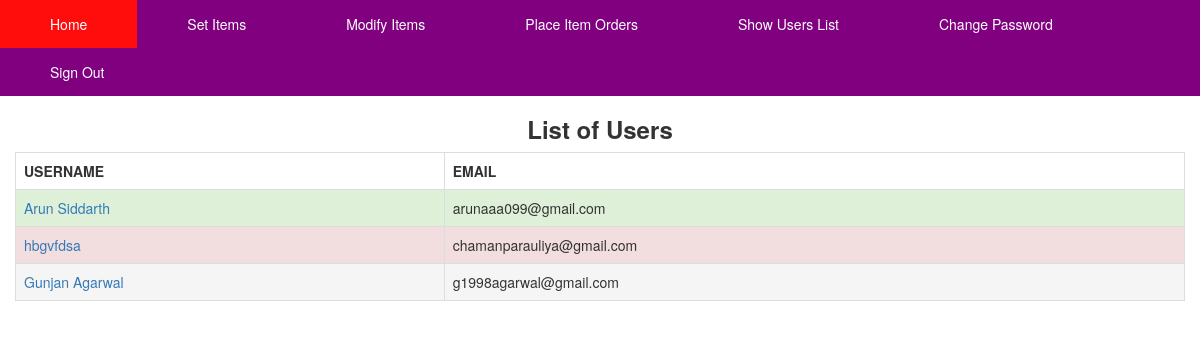
/admin/admin_userlist.php (signed in), run on the app's committed database.
### tables this page shows
CREATE TABLE `user_account` (
  `username` varchar(35) NOT NULL,
  `email` varchar(50) NOT NULL,
  `password` varchar(40) NOT NULL
);

### admin/admin_userlist.php (the view, shortened to what this page needs)
<?php
	require('header.php');
	$tblcolor = array("success", "danger", "active", "info", "warning");
	$tbi=0;
	$userqry = "SELECT username, email from user_account";
	$exe0 = mysqli_query($link, $userqry);
	$no0 = mysqli_num_rows($exe0);
?>
<div class = "container">
	<div class="row">
		<div class="table-responsive">
			<table class="table table-bordered table-hover">
				<h3><center><b>List of Users</b></center></h3>
				<tr class="default">
					<th>USERNAME</th>
					<th>EMAIL</th>
				</tr>
				<?php
					if($no0>0){
						while($res0=mysqli_fetch_array($exe0)){
				?>
				<tr class="<?php echo $tblcolor[$tbi]; $tbi=($tbi+1)%5; ?>">
					<td><a href = "admin_userorders.php?email=<?php echo $res0['email']; ?>"><?php echo $res0['username']; ?></a></td>
					<td><?php echo $res0['email']; ?></td>
				</tr>
				<?php
						}
					}
				?>
			</table>
		</div>
	</div>
</div>

### data on the page
user_account: username "Arun Siddarth", email "arunaaa099@gmail.com"
user_account: username "hbgvfdsa", email "chamanparauliya@gmail.com"
user_account: username "Gunjan Agarwal", email "g1998agarwal@gmail.com"
